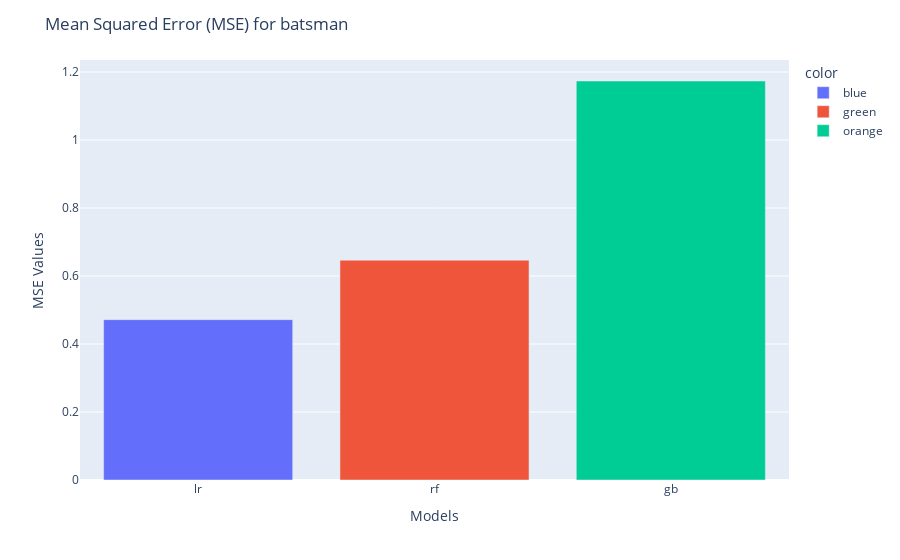

Here is the notebook cell this chart was saved with:
### Code cell
import plotly.express as px


# Store the MSE values and their corresponding labels
mse_values = [mse_lr_batsman, mse_rf_batsman, mse_gb_batsman]
labels = ['lr', 'rf', 'gb']

# Create a DataFrame for Plotly
data = {'Models': labels, 'MSE Values': mse_values}
df = pd.DataFrame(data)

# Create an interactive bar graph using Plotly
fig = px.bar(df, x='Models', y='MSE Values',color=['blue', 'green', 'orange'])
#fig.update_traces(texttemplate='%{text}', textposition='outside')
fig.update_layout(
    title='Mean Squared Error (MSE) for batsman',
    xaxis_title='Models',
    yaxis_title='MSE Values',
    hovermode='closest',
)

# Display the interactive graph
fig.show()

### Figure 1 — Plotly figure (JSON) as saved in the notebook; plotly's stock layout.template omitted (floating-point values rounded to 4 significant figures)
{"data": [{"alignmentgroup": "True", "hovertemplate": "color=blue<br>Models=%{x}<br>MSE Values=%{y}<extra></extra>", "legendgroup": "blue", "marker": {"color": "#636efa", "pattern": {"shape": ""}}, "name": "blue", "offsetgroup": "blue", "orientation": "v", "showlegend": true, "textposition": "auto", "type": "bar", "x": ["lr"], "xaxis": "x", "y": [0.4717], "yaxis": "y"}, {"alignmentgroup": "True", "hovertemplate": "color=green<br>Models=%{x}<br>MSE Values=%{y}<extra></extra>", "legendgroup": "green", "marker": {"color": "#EF553B", "pattern": {"shape": ""}}, "name": "green", "offsetgroup": "green", "orientation": "v", "showlegend": true, "textposition": "auto", "type": "bar", "x": ["rf"], "xaxis": "x", "y": [0.6466], "yaxis": "y"}, {"alignmentgroup": "True", "hovertemplate": "color=orange<br>Models=%{x}<br>MSE Values=%{y}<extra></extra>", "legendgroup": "orange", "marker": {"color": "#00cc96", "pattern": {"shape": ""}}, "name": "orange", "offsetgroup": "orange", "orientation": "v", "showlegend": true, "textposition": "auto", "type": "bar", "x": ["gb"], "xaxis": "x", "y": [1.174], "yaxis": "y"}], "layout": {"barmode": "relative", "hovermode": "closest", "legend": {"title": {"text": "color"}, "tracegroupgap": 0}, "margin": {"t": 60}, "title": {"text": "Mean Squared Error (MSE) for batsman"}, "xaxis": {"anchor": "y", "domain": [0, 1], "title": {"text": "Models"}}, "yaxis": {"anchor": "x", "domain": [0, 1], "title": {"text": "MSE Values"}}}}
